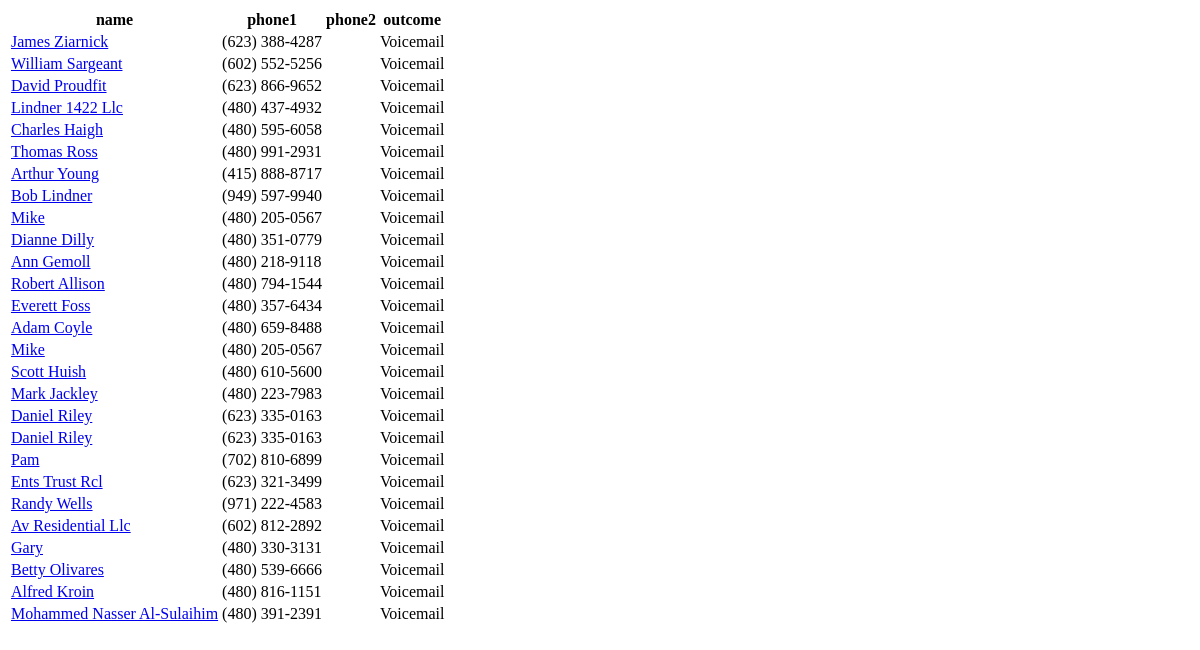
Before: /leads/followup/voicemails with the older database file.
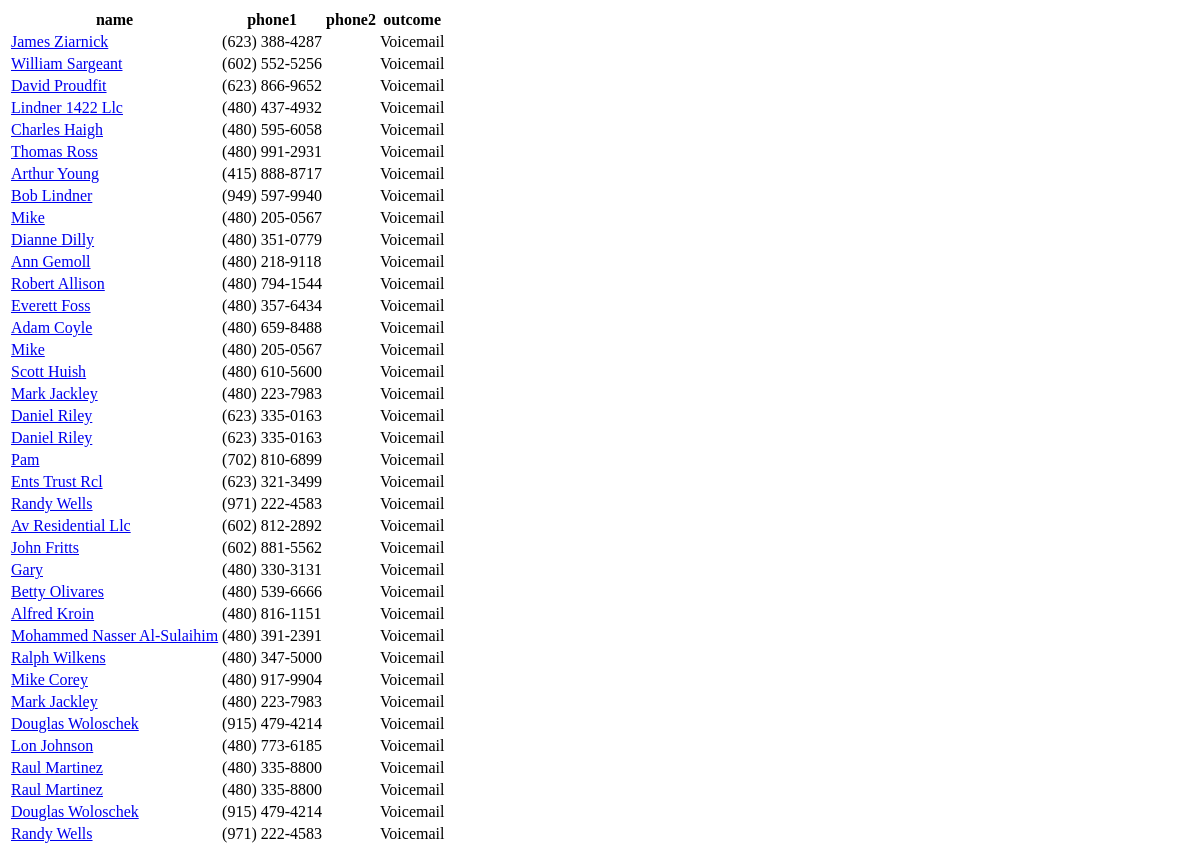
After: the same page with the newer database file.
### leads/models/call.py (models this page shows, shortened)
class Call(models.Model):
    lead = models.ForeignKey(Lead)
    direction = models.ForeignKey(CallDirection, db_index=True, default='Outgoing', verbose_name='^/v')
    outcome = models.ForeignKey(CallOutcome, db_index=True, default='Missed')
    date = models.DateTimeField('placed', db_index=True, default=timezone.now)
    scheduled = models.DateTimeField('rescheduled to', db_index=True, blank=True, null=True, default=None)
    notes = models.TextField(blank=True)

### leads/models/lead.py (models this page shows, shortened)
class Lead(models.Model):
    name = models.CharField(db_index=True, max_length=200)
    phone1 = models.CharField('phone', db_index=True, unique=True, max_length=20)
    phone2 = models.CharField('alt', db_index=True, blank=True, max_length=20)
    spouse = models.CharField(blank=True, max_length=200)
    dnc = models.BooleanField('do not call', db_index=True, default=False)
    status = models.ForeignKey(LeadStatus, db_index=True, default='Cold')
    type = models.ForeignKey(LeadType, db_index=True, default='Expired')
    notes = models.TextField(blank=True)
    created = models.DateTimeField('discovered', auto_now_add=True)
    def can_call(self):
        return not self.dnc
    can_call.boolean = True
    can_call.admin_order_field = 'dnc'
    def call_count(self):
        from . import Call
        return len(Call.objects.filter(lead=self))
    call_count.short_description = 'calls'
    def short_name(self):
        return truncatechars(self.name, 20)
    short_name.short_description = 'name'
    def short_notes(self):
        return truncatechars(self.notes, 20)
    short_notes.short_description = 'notes'

### leads/models/calloutcome.py (models this page shows)
class CallOutcome(models.Model):
    outcome = models.CharField(primary_key=True, max_length=20)
    past_tense = models.CharField(blank=True, max_length=20)
    def __str__(self):
        return self.outcome

### leads/views/followup.py (the view)
def voicemails(request):
    calls_list = Call.objects.filter(outcome='Voicemail')
    context = {'calls_list': calls_list}
    return render(request, 'leads/calls_audit.html', context)

### leads/templates/leads/calls_audit.html
<table>
<tr>
    <th>name</th>
    <th>phone1</th>
    <th>phone2</th>
    <th>outcome</th>
</tr>
{% if calls_list %}
    {% for call in calls_list %}
        <tr>
            <td><a href="/calls/{{ call.id }}/">{{ call.lead.name }}</a></td>
            <td>{{ call.lead.phone1 }}</td>
            <td>{{ call.lead.phone2 }}</td>
            <td>{{ call.outcome }}</td>
        </tr>
    {% endfor %}
{% else %}
    <p>No calls.</p>
{% endif %}
</table>

Changed rows visible on the page:
now on this page (row edited): Call: lead.name "John Fritts", lead.phone1 "(602) 881-5562", outcome "Voicemail"
added Call: lead.name "Ralph Wilkens", lead.phone1 "(480) 347-5000", outcome "Voicemail"
added Call: lead.name "Mike Corey", lead.phone1 "(480) 917-9904", outcome "Voicemail"
added Call: lead.name "Mark Jackley", lead.phone1 "(480) 223-7983", outcome "Voicemail"
added Call: lead.name "Douglas Woloschek", lead.phone1 "(915) 479-4214", outcome "Voicemail"
added Call: lead.name "Lon Johnson", lead.phone1 "(480) 773-6185", outcome "Voicemail"
added Call: lead.name "Raul Martinez", lead.phone1 "(480) 335-8800", outcome "Voicemail"
added Call: lead.name "Raul Martinez", lead.phone1 "(480) 335-8800", outcome "Voicemail"
added Call: lead.name "Douglas Woloschek", lead.phone1 "(915) 479-4214", outcome "Voicemail"
added Call: lead.name "Randy Wells", lead.phone1 "(971) 222-4583", outcome "Voicemail"
